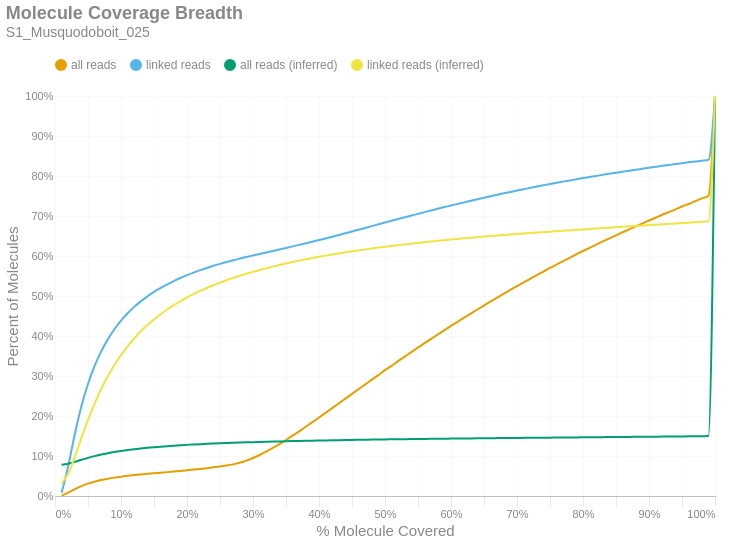

Notebook code for this chart:
### Markdown cell above
### Molecule Read Coverage
This chart shows molecule coverage breadth as computed by the number of bases aligned to that molecule. In other words, "*how much of each unique long molecule is actually sequenced/aligned?*" Keep in mind there is a distinction between sequences and alignments, since some sequences belonging to a particular molecule may not align well and wouldn't appear in the alignment data. This chart also shows molecule coverage breadth as computed by the *inferred fragment* from which the aligned sequences originate. Unlike read coverage, this calculation takes into account the total insert size, including unsequenced gaps between the forward and reverse reads. Like the previous figures, these are cumulative percents.

### Code cell
if SKIPLR:
    print_html(f"Skipped")
else:
    binned_df = consolidated_hist(valids['coverage_bp'], mask, 0.01, True)
    binned_df_inf = consolidated_hist(valids['coverage_inserts'], mask, 0.01, True)
    binned_df = binned_df.with_columns(pl.lit(binned_df_inf['all reads (cumsum)']).alias('all reads (inferred)'))
    binned_df = binned_df.with_columns(pl.lit(binned_df_inf['linked reads (cumsum)']).alias('linked reads (inferred)'))
    binned_df = binned_df.with_columns(
        (pl.col('bin').cast(pl.Float64) + 0.01).alias('right_edge')
    )

    with SafeRender(binned_df):
        (
            density_plot(binned_df, 'Molecule Coverage Breadth', samplename, 'molcov', ['all reads (inferred)','linked reads (inferred)'])
            .encode(
                #x=alt.X('bin:Q', title="% Molecule Covered").axis(format = '%').scale(padding=0),
                x=alt.X('right_edge:Q', title="% Molecule Covered").axis(format='%').scale(padding=0),
                y=alt.Y('value:Q', title='Percent of Molecules')
                    .axis(format='%')
                    .stack(False)
                    .scale(domainMin=0, padding=0),
                color=alt.Color("key:N").scale(domain = ["all reads", "linked reads", "all reads (inferred)", "linked reads (inferred)"]),
                tooltip = [
                    alt.Tooltip("key:N", title = "Data Type"),
                    alt.Tooltip("range_label:N", title="% Molecule Covered"),
                    alt.Tooltip("value:Q", format = ".2%", title="% Molecules")
                ]
            )
        ).display()

### Figure 1 — Vega-Lite specification as saved in the notebook (floating-point values rounded to 4 significant figures)
{"width": "container", "height": 400, "config": {"title": {"anchor": "start", "dy": -15, "fontSize": 18, "color": "#888888", "subtitleColor": "#888888", "subtitleFontSize": 14}, "arc": {"fill": "#0072B2"}, "axis": {"domainColor": "#888888", "domainWidth": 0.5, "gridWidth": 0.2, "grid": false, "titleFontWeight": 400, "titleFontSize": 15, "labelFontSize": 11, "labelColor": "#888888", "tickColor": "#888888", "tickWidth": 0.2, "titleColor": "#888888"}, "axisBand": {"grid": false}, "axisX": {"grid": true, "tickSize": 10, "domainCap": "round"}, "axisY": {"domain": false, "grid": true, "tickSize": 0, "domainCap": "round"}, "background": "transparent", "header": {"labelFontSize": 15, "labelColor": "#888888", "titleFontSize": 15, "titleFontWeight": 600, "titleColor": "#888888"}, "legend": {"labelFont": "sans-serif", "labelFontSize": 12, "labelColor": "#888888", "symbolSize": 100, "symbolType": "circle", "titleFontSize": 12, "titlePadding": 10, "titleColor": "#888888", "title": null, "orient": "top"}, "range": {"category": ["#E69F00", "#56B4E9", "#009E73", "#F0E442", "#0072B2", "#D55E00", "#CC79A7", "#000000"], "diverging": ["#cfe8f3", "#a2d4ec", "#73bfe2", "#46abdb", "#1696d2", "#12719e"]}, "area": {"fill": "#0072B2", "fillOpacity": 0.7, "line": true, "strokeOpacity": 0.7}, "line": {"color": "#0072B2", "stroke": "#0072B2", "strokeWidth": 2}, "trail": {"color": "#0072B2", "stroke": "#0072B2", "strokeWidth": 0, "size": 1}, "point": {"filled": true, "fillOpacity": 1.0, "size": 95}, "text": {"color": "#888888", "fontSize": 11, "align": "right", "fontWeight": 400, "size": 11}, "bar": {"fill": "#0072B2", "stroke": null}, "view": {"stroke": null, "continuousWidth": 660, "continuousHeight": 400}}, "data": {"name": "data-5d710da123340a489d248dc3226d8580"}, "mark": {"type": "line", "interpolate": "monotone", "point": {"opacity": 0, "size": 275}}, "encoding": {"color": {"field": "key", "scale": {"domain": ["all reads", "linked reads", "all reads (inferred)", "linked reads (inferred)"]}, "type": "nominal"}, "tooltip": [{"field": "key", "title": "Data Type", "type": "nominal"}, {"field": "range_label", "title": "% Molecule Covered", "type": "nominal"}, {"field": "value", "format": ".2%", "title": "% Molecules", "type": "quantitative"}], "x": {"axis": {"format": "%"}, "field": "right_edge", "scale": {"padding": 0}, "title": "% Molecule Covered", "type": "quantitative"}, "y": {"axis": {"format": "%"}, "field": "value", "scale": {"domainMin": 0, "padding": 0}, "stack": false, "title": "Percent of Molecules", "type": "quantitative"}}, "params": [{"name": "param_c36ac31b6afebe62", "select": {"type": "point", "fields": ["key"]}, "bind": "legend"}], "title": {"text": "Molecule Coverage Breadth", "subtitle": "S1_Musquodoboit_025"}, "transform": [{"fold": ["all reads (cumsum)", "linked reads (cumsum)", "all reads (inferred)", "linked reads (inferred)"]}, {"calculate": "replace(datum.key, ' (cumsum)', '')", "as": "key"}, {"filter": {"param": "param_c36ac31b6afebe62"}}], "usermeta": {"embedOptions": {"downloadFileName": "S1_Musquodoboit_025.molcov"}}, "$schema": "https://vega.github.io/schema/vega-lite/v6.1.0.json", "datasets": {"data-5d710da123340a489d248dc3226d8580": [{"bin": "0.0", "interval": "0.0-0.01", "all reads": 0.001052, "linked reads": 0.007871, "all reads (cumsum)": 0.001052, "linked reads (cumsum)": 0.007871, "range_label": "0.0-0.01", "all reads (inferred)": 0.07795, "linked reads (inferred)": 0.03163, "right_edge": 0.01}, {"bin": "0.01", "interval": "0.01-0.02", "all reads": 0.007393, "linked reads": 0.06669, "all reads (cumsum)": 0.008445, "linked reads (cumsum)": 0.07456, "range_label": "0.01-0.02", "all reads (inferred)": 0.08072, "linked reads (inferred)": 0.05545, "right_edge": 0.02}, {"bin": "0.02", "interval": "0.02-0.03", "all reads": 0.008723, "linked reads": 0.07988, "all reads (cumsum)": 0.01717, "linked reads (cumsum)": 0.1544, "range_label": "0.02-0.03", "all reads (inferred)": 0.08539, "linked reads (inferred)": 0.09812, "right_edge": 0.03}, {"bin": "0.03", "interval": "0.03-0.04", "all reads": 0.007635, "linked reads": 0.06982, "all reads (cumsum)": 0.0248, "linked reads (cumsum)": 0.2243, "range_label": "0.03-0.04", "all reads (inferred)": 0.09043, "linked reads (inferred)": 0.145, "right_edge": 0.04}, {"bin": "0.04", "interval": "0.04-0.05", "all reads": 0.006071, "linked reads": 0.05574, "all reads (cumsum)": 0.03087, "linked reads (cumsum)": 0.28, "range_label": "0.04-0.05", "all reads (inferred)": 0.09527, "linked reads (inferred)": 0.19, "right_edge": 0.05}, {"bin": "0.05", "interval": "0.05-0.06", "all reads": 0.004942, "linked reads": 0.04509, "all reads (cumsum)": 0.03582, "linked reads (cumsum)": 0.3251, "range_label": "0.05-0.06", "all reads (inferred)": 0.09965, "linked reads (inferred)": 0.231, "right_edge": 0.06}, {"bin": "0.06", "interval": "0.06-0.07", "all reads": 0.004005, "linked reads": 0.03655, "all reads (cumsum)": 0.03982, "linked reads (cumsum)": 0.3616, "range_label": "0.06-0.07", "all reads (inferred)": 0.1035, "linked reads (inferred)": 0.2676, "right_edge": 0.07}, {"bin": "0.07", "interval": "0.07-0.08", "all reads": 0.003286, "linked reads": 0.02996, "all reads (cumsum)": 0.04311, "linked reads (cumsum)": 0.3916, "range_label": "0.07-0.08", "all reads (inferred)": 0.1069, "linked reads (inferred)": 0.2994, "right_edge": 0.08}, {"bin": "0.08", "interval": "0.08-0.09", "all reads": 0.002803, "linked reads": 0.02531, "all reads (cumsum)": 0.04591, "linked reads (cumsum)": 0.4169, "range_label": "0.08-0.09", "all reads (inferred)": 0.1099, "linked reads (inferred)": 0.3275, "right_edge": 0.09}, {"bin": "0.09", "interval": "0.09-0.1", "all reads": 0.002427, "linked reads": 0.02151, "all reads (cumsum)": 0.04834, "linked reads (cumsum)": 0.4384, "range_label": "0.09-0.1", "all reads (inferred)": 0.1125, "linked reads (inferred)": 0.352, "right_edge": 0.1}, {"bin": "0.1", "interval": "0.1-0.11", "all reads": 0.002096, "linked reads": 0.01834, "all reads (cumsum)": 0.05043, "linked reads (cumsum)": 0.4567, "range_label": "0.1-0.11", "all reads (inferred)": 0.1148, "linked reads (inferred)": 0.374, "right_edge": 0.11}, {"bin": "0.11", "interval": "0.11-0.12", "all reads": 0.001872, "linked reads": 0.01609, "all reads (cumsum)": 0.0523, "linked reads (cumsum)": 0.4728, "range_label": "0.11-0.12", "all reads (inferred)": 0.1169, "linked reads (inferred)": 0.3937, "right_edge": 0.12}, {"bin": "0.12", "interval": "0.12-0.13", "all reads": 0.001632, "linked reads": 0.01377, "all reads (cumsum)": 0.05394, "linked reads (cumsum)": 0.4866, "range_label": "0.12-0.13", "all reads (inferred)": 0.1188, "linked reads (inferred)": 0.4114, "right_edge": 0.13}, {"bin": "0.13", "interval": "0.13-0.14", "all reads": 0.001538, "linked reads": 0.0126, "all reads (cumsum)": 0.05547, "linked reads (cumsum)": 0.4992, "range_label": "0.13-0.14", "all reads (inferred)": 0.1205, "linked reads (inferred)": 0.4272, "right_edge": 0.14}, {"bin": "0.14", "interval": "0.14-0.15", "all reads": 0.001422, "linked reads": 0.01108, "all reads (cumsum)": 0.0569, "linked reads (cumsum)": 0.5103, "range_label": "0.14-0.15", "all reads (inferred)": 0.122, "linked reads (inferred)": 0.4413, "right_edge": 0.15}, {"bin": "0.15", "interval": "0.15-0.16", "all reads": 0.001367, "linked reads": 0.009783, "all reads (cumsum)": 0.05826, "linked reads (cumsum)": 0.5201, "range_label": "0.15-0.16", "all reads (inferred)": 0.1234, "linked reads (inferred)": 0.4543, "right_edge": 0.16}, {"bin": "0.16", "interval": "0.16-0.17", "all reads": 0.001425, "linked reads": 0.009069, "all reads (cumsum)": 0.05969, "linked reads (cumsum)": 0.5291, "range_label": "0.16-0.17", "all reads (inferred)": 0.1246, "linked reads (inferred)": 0.4663, "right_edge": 0.17}, {"bin": "0.17", "interval": "0.17-0.18", "all reads": 0.001465, "linked reads": 0.008292, "all reads (cumsum)": 0.06115, "linked reads (cumsum)": 0.5374, "range_label": "0.17-0.18", "all reads (inferred)": 0.1258, "linked reads (inferred)": 0.477, "right_edge": 0.18}, {"bin": "0.18", "interval": "0.18-0.19", "all reads": 0.001533, "linked reads": 0.007602, "all reads (cumsum)": 0.06269, "linked reads (cumsum)": 0.545, "range_label": "0.18-0.19", "all reads (inferred)": 0.1268, "linked reads (inferred)": 0.4868, "right_edge": 0.19}, {"bin": "0.19", "interval": "0.19-0.2", "all reads": 0.001647, "linked reads": 0.007106, "all reads (cumsum)": 0.06433, "linked reads (cumsum)": 0.5521, "range_label": "0.19-0.2", "all reads (inferred)": 0.1278, "linked reads (inferred)": 0.4962, "right_edge": 0.2}, {"bin": "0.2", "interval": "0.2-0.21", "all reads": 0.001672, "linked reads": 0.006448, "all reads (cumsum)": 0.066, "linked reads (cumsum)": 0.5586, "range_label": "0.2-0.21", "all reads (inferred)": 0.1287, "linked reads (inferred)": 0.5046, "right_edge": 0.21}, {"bin": "0.21", "interval": "0.21-0.22", "all reads": 0.001778, "linked reads": 0.005983, "all reads (cumsum)": 0.06778, "linked reads (cumsum)": 0.5646, "range_label": "0.21-0.22", "all reads (inferred)": 0.1296, "linked reads (inferred)": 0.5127, "right_edge": 0.22}, {"bin": "0.22", "interval": "0.22-0.23", "all reads": 0.001876, "linked reads": 0.005582, "all reads (cumsum)": 0.06966, "linked reads (cumsum)": 0.5702, "range_label": "0.22-0.23", "all reads (inferred)": 0.1303, "linked reads (inferred)": 0.5201, "right_edge": 0.23}, {"bin": "0.23", "interval": "0.23-0.24", "all reads": 0.002017, "linked reads": 0.005276, "all reads (cumsum)": 0.07168, "linked reads (cumsum)": 0.5754, "range_label": "0.23-0.24", "all reads (inferred)": 0.1311, "linked reads (inferred)": 0.527, "right_edge": 0.24}, {"bin": "0.24", "interval": "0.24-0.25", "all reads": 0.002167, "linked reads": 0.004854, "all reads (cumsum)": 0.07384, "linked reads (cumsum)": 0.5803, "range_label": "0.24-0.25", "all reads (inferred)": 0.1318, "linked reads (inferred)": 0.5334, "right_edge": 0.25}, {"bin": "0.25", "interval": "0.25-0.26", "all reads": 0.002334, "linked reads": 0.004558, "all reads (cumsum)": 0.07618, "linked reads (cumsum)": 0.5848, "range_label": "0.25-0.26", "all reads (inferred)": 0.1324, "linked reads (inferred)": 0.5395, "right_edge": 0.26}, {"bin": "0.26", "interval": "0.26-0.27", "all reads": 0.002933, "linked reads": 0.004515, "all reads (cumsum)": 0.07911, "linked reads (cumsum)": 0.5894, "range_label": "0.26-0.27", "all reads (inferred)": 0.133, "linked reads (inferred)": 0.5452, "right_edge": 0.27}, {"bin": "0.27", "interval": "0.27-0.28", "all reads": 0.003976, "linked reads": 0.004171, "all reads (cumsum)": 0.08309, "linked reads (cumsum)": 0.5935, "range_label": "0.27-0.28", "all reads (inferred)": 0.1336, "linked reads (inferred)": 0.5506, "right_edge": 0.28}, {"bin": "0.28", "interval": "0.28-0.29", "all reads": 0.005285, "linked reads": 0.004007, "all reads (cumsum)": 0.08837, "linked reads (cumsum)": 0.5975, "range_label": "0.28-0.29", "all reads (inferred)": 0.1341, "linked reads (inferred)": 0.5557, "right_edge": 0.29}, {"bin": "0.29", "interval": "0.29-0.3", "all reads": 0.006573, "linked reads": 0.003878, "all reads (cumsum)": 0.09494, "linked reads (cumsum)": 0.6014, "range_label": "0.29-0.3", "all reads (inferred)": 0.1346, "linked reads (inferred)": 0.5605, "right_edge": 0.3}, {"bin": "0.3", "interval": "0.3-0.31", "all reads": 0.007525, "linked reads": 0.003828, "all reads (cumsum)": 0.1025, "linked reads (cumsum)": 0.6052, "range_label": "0.3-0.31", "all reads (inferred)": 0.1351, "linked reads (inferred)": 0.5649, "right_edge": 0.31}, {"bin": "0.31", "interval": "0.31-0.32", "all reads": 0.008476, "linked reads": 0.00375, "all reads (cumsum)": 0.1109, "linked reads (cumsum)": 0.609, "range_label": "0.31-0.32", "all reads (inferred)": 0.1356, "linked reads (inferred)": 0.5693, "right_edge": 0.32}, {"bin": "0.32", "interval": "0.32-0.33", "all reads": 0.009179, "linked reads": 0.003674, "all reads (cumsum)": 0.1201, "linked reads (cumsum)": 0.6127, "range_label": "0.32-0.33", "all reads (inferred)": 0.136, "linked reads (inferred)": 0.5735, "right_edge": 0.33}, {"bin": "0.33", "interval": "0.33-0.34", "all reads": 0.009717, "linked reads": 0.003739, "all reads (cumsum)": 0.1298, "linked reads (cumsum)": 0.6164, "range_label": "0.33-0.34", "all reads (inferred)": 0.1365, "linked reads (inferred)": 0.5774, "right_edge": 0.34}, {"bin": "0.34", "interval": "0.34-0.35", "all reads": 0.0102, "linked reads": 0.003801, "all reads (cumsum)": 0.14, "linked reads (cumsum)": 0.6202, "range_label": "0.34-0.35", "all reads (inferred)": 0.1369, "linked reads (inferred)": 0.5813, "right_edge": 0.35}, {"bin": "0.35", "interval": "0.35-0.36", "all reads": 0.0107, "linked reads": 0.003819, "all reads (cumsum)": 0.1507, "linked reads (cumsum)": 0.624, "range_label": "0.35-0.36", "all reads (inferred)": 0.1373, "linked reads (inferred)": 0.585, "right_edge": 0.36}, {"bin": "0.36", "interval": "0.36-0.37", "all reads": 0.01101, "linked reads": 0.003853, "all reads (cumsum)": 0.1618, "linked reads (cumsum)": 0.6279, "range_label": "0.36-0.37", "all reads (inferred)": 0.1377, "linked reads (inferred)": 0.5885, "right_edge": 0.37}, {"bin": "0.37", "interval": "0.37-0.38", "all reads": 0.0113, "linked reads": 0.003819, "all reads (cumsum)": 0.1731, "linked reads (cumsum)": 0.6317, "range_label": "0.37-0.38", "all reads (inferred)": 0.138, "linked reads (inferred)": 0.5918, "right_edge": 0.38}, {"bin": "0.38", "interval": "0.38-0.39", "all reads": 0.01149, "linked reads": 0.00389, "all reads (cumsum)": 0.1845, "linked reads (cumsum)": 0.6356, "range_label": "0.38-0.39", "all reads (inferred)": 0.1384, "linked reads (inferred)": 0.5949, "right_edge": 0.39}, {"bin": "0.39", "interval": "0.39-0.4", "all reads": 0.01179, "linked reads": 0.004302, "all reads (cumsum)": 0.1963, "linked reads (cumsum)": 0.6399, "range_label": "0.39-0.4", "all reads (inferred)": 0.1387, "linked reads (inferred)": 0.598, "right_edge": 0.4}, {"bin": "0.4", "interval": "0.4-0.41", "all reads": 0.01156, "linked reads": 0.004046, "all reads (cumsum)": 0.2079, "linked reads (cumsum)": 0.6439, "range_label": "0.4-0.41", "all reads (inferred)": 0.139, "linked reads (inferred)": 0.6009, "right_edge": 0.41}, {"bin": "0.41", "interval": "0.41-0.42", "all reads": 0.01178, "linked reads": 0.004196, "all reads (cumsum)": 0.2197, "linked reads (cumsum)": 0.6481, "range_label": "0.41-0.42", "all reads (inferred)": 0.1393, "linked reads (inferred)": 0.6037, "right_edge": 0.42}, {"bin": "0.42", "interval": "0.42-0.43", "all reads": 0.01196, "linked reads": 0.004324, "all reads (cumsum)": 0.2316, "linked reads (cumsum)": 0.6525, "range_label": "0.42-0.43", "all reads (inferred)": 0.1396, "linked reads (inferred)": 0.6065, "right_edge": 0.43}, {"bin": "0.43", "interval": "0.43-0.44", "all reads": 0.01179, "linked reads": 0.004411, "all reads (cumsum)": 0.2434, "linked reads (cumsum)": 0.6569, "range_label": "0.43-0.44", "all reads (inferred)": 0.1399, "linked reads (inferred)": 0.6091, "right_edge": 0.44}, {"bin": "0.44", "interval": "0.44-0.45", "all reads": 0.0119, "linked reads": 0.004454, "all reads (cumsum)": 0.2553, "linked reads (cumsum)": 0.6613, "range_label": "0.44-0.45", "all reads (inferred)": 0.1402, "linked reads (inferred)": 0.6116, "right_edge": 0.45}, {"bin": "0.45", "interval": "0.45-0.46", "all reads": 0.01191, "linked reads": 0.004364, "all reads (cumsum)": 0.2672, "linked reads (cumsum)": 0.6657, "range_label": "0.45-0.46", "all reads (inferred)": 0.1405, "linked reads (inferred)": 0.614, "right_edge": 0.46}, {"bin": "0.46", "interval": "0.46-0.47", "all reads": 0.01171, "linked reads": 0.004418, "all reads (cumsum)": 0.2789, "linked reads (cumsum)": 0.6701, "range_label": "0.46-0.47", "all reads (inferred)": 0.1407, "linked reads (inferred)": 0.6164, "right_edge": 0.47}, {"bin": "0.47", "interval": "0.47-0.48", "all reads": 0.01188, "linked reads": 0.004502, "all reads (cumsum)": 0.2908, "linked reads (cumsum)": 0.6746, "range_label": "0.47-0.48", "all reads (inferred)": 0.141, "linked reads (inferred)": 0.6187, "right_edge": 0.48}, {"bin": "0.48", "interval": "0.48-0.49", "all reads": 0.01127, "linked reads": 0.004557, "all reads (cumsum)": 0.3021, "linked reads (cumsum)": 0.6792, "range_label": "0.48-0.49", "all reads (inferred)": 0.1412, "linked reads (inferred)": 0.621, "right_edge": 0.49}, {"bin": "0.49", "interval": "0.49-0.5", "all reads": 0.01254, "linked reads": 0.004534, "all reads (cumsum)": 0.3146, "linked reads (cumsum)": 0.6837, "range_label": "0.49-0.5", "all reads (inferred)": 0.1415, "linked reads (inferred)": 0.6231, "right_edge": 0.5}, {"bin": "0.5", "interval": "0.5-0.51", "all reads": 0.01061, "linked reads": 0.004283, "all reads (cumsum)": 0.3252, "linked reads (cumsum)": 0.688, "range_label": "0.5-0.51", "all reads (inferred)": 0.1417, "linked reads (inferred)": 0.6251, "right_edge": 0.51}, {"bin": "0.51", "interval": "0.51-0.52", "all reads": 0.01183, "linked reads": 0.004469, "all reads (cumsum)": 0.3371, "linked reads (cumsum)": 0.6924, "range_label": "0.51-0.52", "all reads (inferred)": 0.1419, "linked reads (inferred)": 0.6271, "right_edge": 0.52}, {"bin": "0.52", "interval": "0.52-0.53", "all reads": 0.01129, "linked reads": 0.004388, "all reads (cumsum)": 0.3484, "linked reads (cumsum)": 0.6968, "range_label": "0.52-0.53", "all reads (inferred)": 0.1421, "linked reads (inferred)": 0.6291, "right_edge": 0.53}, {"bin": "0.53", "interval": "0.53-0.54", "all reads": 0.01142, "linked reads": 0.004249, "all reads (cumsum)": 0.3598, "linked reads (cumsum)": 0.7011, "range_label": "0.53-0.54", "all reads (inferred)": 0.1423, "linked reads (inferred)": 0.6309, "right_edge": 0.54}, {"bin": "0.54", "interval": "0.54-0.55", "all reads": 0.01098, "linked reads": 0.004212, "all reads (cumsum)": 0.3708, "linked reads (cumsum)": 0.7053, "range_label": "0.54-0.55", "all reads (inferred)": 0.1426, "linked reads (inferred)": 0.6328, "right_edge": 0.55}, {"bin": "0.55", "interval": "0.55-0.56", "all reads": 0.01124, "linked reads": 0.00433, "all reads (cumsum)": 0.382, "linked reads (cumsum)": 0.7096, "range_label": "0.55-0.56", "all reads (inferred)": 0.1428, "linked reads (inferred)": 0.6345, "right_edge": 0.56}, {"bin": "0.56", "interval": "0.56-0.57", "all reads": 0.011, "linked reads": 0.004253, "all reads (cumsum)": 0.393, "linked reads (cumsum)": 0.7139, "range_label": "0.56-0.57", "all reads (inferred)": 0.1429, "linked reads (inferred)": 0.6362, "right_edge": 0.57}, {"bin": "0.57", "interval": "0.57-0.58", "all reads": 0.01072, "linked reads": 0.004241, "all reads (cumsum)": 0.4037, "linked reads (cumsum)": 0.7181, "range_label": "0.57-0.58", "all reads (inferred)": 0.1431, "linked reads (inferred)": 0.6379, "right_edge": 0.58}, {"bin": "0.58", "interval": "0.58-0.59", "all reads": 0.0108, "linked reads": 0.004147, "all reads (cumsum)": 0.4145, "linked reads (cumsum)": 0.7223, "range_label": "0.58-0.59", "all reads (inferred)": 0.1433, "linked reads (inferred)": 0.6395, "right_edge": 0.59}, {"bin": "0.59", "interval": "0.59-0.6", "all reads": 0.01077, "linked reads": 0.004081, "all reads (cumsum)": 0.4253, "linked reads (cumsum)": 0.7263, "range_label": "0.59-0.6", "all reads (inferred)": 0.1435, "linked reads (inferred)": 0.6411, "right_edge": 0.6}, {"bin": "0.6", "interval": "0.6-0.61", "all reads": 0.01018, "linked reads": 0.003896, "all reads (cumsum)": 0.4355, "linked reads (cumsum)": 0.7302, "range_label": "0.6-0.61", "all reads (inferred)": 0.1437, "linked reads (inferred)": 0.6427, "right_edge": 0.61}, {"bin": "0.61", "interval": "0.61-0.62", "all reads": 0.0105, "linked reads": 0.00388, "all reads (cumsum)": 0.446, "linked reads (cumsum)": 0.7341, "range_label": "0.61-0.62", "all reads (inferred)": 0.1439, "linked reads (inferred)": 0.6441, "right_edge": 0.62}, {"bin": "0.62", "interval": "0.62-0.63", "all reads": 0.01018, "linked reads": 0.003926, "all reads (cumsum)": 0.4562, "linked reads (cumsum)": 0.738, "range_label": "0.62-0.63", "all reads (inferred)": 0.1441, "linked reads (inferred)": 0.6457, "right_edge": 0.63}, {"bin": "0.63", "interval": "0.63-0.64", "all reads": 0.01012, "linked reads": 0.003758, "all reads (cumsum)": 0.4663, "linked reads (cumsum)": 0.7418, "range_label": "0.63-0.64", "all reads (inferred)": 0.1442, "linked reads (inferred)": 0.6471, "right_edge": 0.64}, {"bin": "0.64", "interval": "0.64-0.65", "all reads": 0.009896, "linked reads": 0.003853, "all reads (cumsum)": 0.4762, "linked reads (cumsum)": 0.7457, "range_label": "0.64-0.65", "all reads (inferred)": 0.1444, "linked reads (inferred)": 0.6485, "right_edge": 0.65}, {"bin": "0.65", "interval": "0.65-0.66", "all reads": 0.01022, "linked reads": 0.003756, "all reads (cumsum)": 0.4864, "linked reads (cumsum)": 0.7494, "range_label": "0.65-0.66", "all reads (inferred)": 0.1446, "linked reads (inferred)": 0.6498, "right_edge": 0.66}, {"bin": "0.66", "interval": "0.66-0.67", "all reads": 0.009665, "linked reads": 0.003625, "all reads (cumsum)": 0.4961, "linked reads (cumsum)": 0.753, "range_label": "0.66-0.67", "all reads (inferred)": 0.1447, "linked reads (inferred)": 0.6512, "right_edge": 0.67}, {"bin": "0.67", "interval": "0.67-0.68", "all reads": 0.009659, "linked reads": 0.003589, "all reads (cumsum)": 0.5057, "linked reads (cumsum)": 0.7566, "range_label": "0.67-0.68", "all reads (inferred)": 0.1449, "linked reads (inferred)": 0.6525, "right_edge": 0.68}, {"bin": "0.68", "interval": "0.68-0.69", "all reads": 0.009344, "linked reads": 0.00348, "all reads (cumsum)": 0.5151, "linked reads (cumsum)": 0.7601, "range_label": "0.68-0.69", "all reads (inferred)": 0.145, "linked reads (inferred)": 0.6537, "right_edge": 0.69}, {"bin": "0.69", "interval": "0.69-0.7", "all reads": 0.009662, "linked reads": 0.003501, "all reads (cumsum)": 0.5247, "linked reads (cumsum)": 0.7636, "range_label": "0.69-0.7", "all reads (inferred)": 0.1452, "linked reads (inferred)": 0.6549, "right_edge": 0.7}, {"bin": "0.7", "interval": "0.7-0.71", "all reads": 0.009154, "linked reads": 0.003299, "all reads (cumsum)": 0.5339, "linked reads (cumsum)": 0.7669, "range_label": "0.7-0.71", "all reads (inferred)": 0.1453, "linked reads (inferred)": 0.6561, "right_edge": 0.71}, {"bin": "0.71", "interval": "0.71-0.72", "all reads": 0.009139, "linked reads": 0.003375, "all reads (cumsum)": 0.543, "linked reads (cumsum)": 0.7703, "range_label": "0.71-0.72", "all reads (inferred)": 0.1455, "linked reads (inferred)": 0.6573, "right_edge": 0.72}, {"bin": "0.72", "interval": "0.72-0.73", "all reads": 0.009166, "linked reads": 0.003208, "all reads (cumsum)": 0.5522, "linked reads (cumsum)": 0.7735, "range_label": "0.72-0.73", "all reads (inferred)": 0.1456, "linked reads (inferred)": 0.6586, "right_edge": 0.73}, {"bin": "0.73", "interval": "0.73-0.74", "all reads": 0.008796, "linked reads": 0.003202, "all reads (cumsum)": 0.561, "linked reads (cumsum)": 0.7767, "range_label": "0.73-0.74", "all reads (inferred)": 0.1458, "linked reads (inferred)": 0.6597, "right_edge": 0.74}, {"bin": "0.74", "interval": "0.74-0.75", "all reads": 0.009207, "linked reads": 0.003206, "all reads (cumsum)": 0.5702, "linked reads (cumsum)": 0.7799, "range_label": "0.74-0.75", "all reads (inferred)": 0.1459, "linked reads (inferred)": 0.6609, "right_edge": 0.75}, {"bin": "0.75", "interval": "0.75-0.76", "all reads": 0.008445, "linked reads": 0.002983, "all reads (cumsum)": 0.5786, "linked reads (cumsum)": 0.7829, "range_label": "0.75-0.76", "all reads (inferred)": 0.1461, "linked reads (inferred)": 0.662, "right_edge": 0.76}, {"bin": "0.76", "interval": "0.76-0.77", "all reads": 0.008533, "linked reads": 0.003016, "all reads (cumsum)": 0.5872, "linked reads (cumsum)": 0.7859, "range_label": "0.76-0.77", "all reads (inferred)": 0.1462, "linked reads (inferred)": 0.6631, "right_edge": 0.77}, {"bin": "0.77", "interval": "0.77-0.78", "all reads": 0.008406, "linked reads": 0.002968, "all reads (cumsum)": 0.5956, "linked reads (cumsum)": 0.7889, "range_label": "0.77-0.78", "all reads (inferred)": 0.1464, "linked reads (inferred)": 0.6642, "right_edge": 0.78}, {"bin": "0.78", "interval": "0.78-0.79", "all reads": 0.008345, "linked reads": 0.002934, "all reads (cumsum)": 0.6039, "linked reads (cumsum)": 0.7918, "range_label": "0.78-0.79", "all reads (inferred)": 0.1465, "linked reads (inferred)": 0.6653, "right_edge": 0.79}, {"bin": "0.79", "interval": "0.79-0.8", "all reads": 0.008613, "linked reads": 0.002972, "all reads (cumsum)": 0.6125, "linked reads (cumsum)": 0.7948, "range_label": "0.79-0.8", "all reads (inferred)": 0.1467, "linked reads (inferred)": 0.6665, "right_edge": 0.8}, {"bin": "0.8", "interval": "0.8-0.81", "all reads": 0.00782, "linked reads": 0.002734, "all reads (cumsum)": 0.6204, "linked reads (cumsum)": 0.7975, "range_label": "0.8-0.81", "all reads (inferred)": 0.1468, "linked reads (inferred)": 0.6676, "right_edge": 0.81}, {"bin": "0.81", "interval": "0.81-0.82", "all reads": 0.007903, "linked reads": 0.002651, "all reads (cumsum)": 0.6283, "linked reads (cumsum)": 0.8002, "range_label": "0.81-0.82", "all reads (inferred)": 0.147, "linked reads (inferred)": 0.6687, "right_edge": 0.82}, {"bin": "0.82", "interval": "0.82-0.83", "all reads": 0.00806, "linked reads": 0.00284, "all reads (cumsum)": 0.6363, "linked reads (cumsum)": 0.803, "range_label": "0.82-0.83", "all reads (inferred)": 0.1471, "linked reads (inferred)": 0.6698, "right_edge": 0.83}, {"bin": "0.83", "interval": "0.83-0.84", "all reads": 0.007821, "linked reads": 0.002618, "all reads (cumsum)": 0.6441, "linked reads (cumsum)": 0.8056, "range_label": "0.83-0.84", "all reads (inferred)": 0.1473, "linked reads (inferred)": 0.6709, "right_edge": 0.84}, {"bin": "0.84", "interval": "0.84-0.85", "all reads": 0.007558, "linked reads": 0.002576, "all reads (cumsum)": 0.6517, "linked reads (cumsum)": 0.8082, "range_label": "0.84-0.85", "all reads (inferred)": 0.1474, "linked reads (inferred)": 0.672, "right_edge": 0.85}, {"bin": "0.85", "interval": "0.85-0.86", "all reads": 0.00765, "linked reads": 0.002575, "all reads (cumsum)": 0.6593, "linked reads (cumsum)": 0.8108, "range_label": "0.85-0.86", "all reads (inferred)": 0.1476, "linked reads (inferred)": 0.6731, "right_edge": 0.86}, {"bin": "0.86", "interval": "0.86-0.87", "all reads": 0.007379, "linked reads": 0.002495, "all reads (cumsum)": 0.6667, "linked reads (cumsum)": 0.8133, "range_label": "0.86-0.87", "all reads (inferred)": 0.1477, "linked reads (inferred)": 0.6742, "right_edge": 0.87}, {"bin": "0.87", "interval": "0.87-0.88", "all reads": 0.007439, "linked reads": 0.00253, "all reads (cumsum)": 0.6742, "linked reads (cumsum)": 0.8158, "range_label": "0.87-0.88", "all reads (inferred)": 0.1479, "linked reads (inferred)": 0.6753, "right_edge": 0.88}, {"bin": "0.88", "interval": "0.88-0.89", "all reads": 0.007256, "linked reads": 0.002433, "all reads (cumsum)": 0.6814, "linked reads (cumsum)": 0.8182, "range_label": "0.88-0.89", "all reads (inferred)": 0.1481, "linked reads (inferred)": 0.6763, "right_edge": 0.89}, {"bin": "0.89", "interval": "0.89-0.9", "all reads": 0.00732, "linked reads": 0.00241, "all reads (cumsum)": 0.6887, "linked reads (cumsum)": 0.8206, "range_label": "0.89-0.9", "all reads (inferred)": 0.1482, "linked reads (inferred)": 0.6773, "right_edge": 0.9}, {"bin": "0.9", "interval": "0.9-0.91", "all reads": 0.006791, "linked reads": 0.00235, "all reads (cumsum)": 0.6955, "linked reads (cumsum)": 0.823, "range_label": "0.9-0.91", "all reads (inferred)": 0.1484, "linked reads (inferred)": 0.6783, "right_edge": 0.91}, {"bin": "0.91", "interval": "0.91-0.92", "all reads": 0.007655, "linked reads": 0.002422, "all reads (cumsum)": 0.7032, "linked reads (cumsum)": 0.8254, "range_label": "0.91-0.92", "all reads (inferred)": 0.1485, "linked reads (inferred)": 0.6794, "right_edge": 0.92}, {"bin": "0.92", "interval": "0.92-0.93", "all reads": 0.00643, "linked reads": 0.002184, "all reads (cumsum)": 0.7096, "linked reads (cumsum)": 0.8276, "range_label": "0.92-0.93", "all reads (inferred)": 0.1487, "linked reads (inferred)": 0.6803, "right_edge": 0.93}, {"bin": "0.93", "interval": "0.93-0.94", "all reads": 0.006888, "linked reads": 0.002199, "all reads (cumsum)": 0.7165, "linked reads (cumsum)": 0.8298, "range_label": "0.93-0.94", "all reads (inferred)": 0.1488, "linked reads (inferred)": 0.6812, "right_edge": 0.94}, {"bin": "0.94", "interval": "0.94-0.95", "all reads": 0.007371, "linked reads": 0.002122, "all reads (cumsum)": 0.7239, "linked reads (cumsum)": 0.8319, "range_label": "0.94-0.95", "all reads (inferred)": 0.149, "linked reads (inferred)": 0.6822, "right_edge": 0.95}, {"bin": "0.95", "interval": "0.95-0.96", "all reads": 0.00604, "linked reads": 0.002212, "all reads (cumsum)": 0.7299, "linked reads (cumsum)": 0.8341, "range_label": "0.95-0.96", "all reads (inferred)": 0.1491, "linked reads (inferred)": 0.6831, "right_edge": 0.96}, {"bin": "0.96", "interval": "0.96-0.97", "all reads": 0.007, "linked reads": 0.002086, "all reads (cumsum)": 0.7369, "linked reads (cumsum)": 0.8362, "range_label": "0.96-0.97", "all reads (inferred)": 0.1493, "linked reads (inferred)": 0.6842, "right_edge": 0.97}, {"bin": "0.97", "interval": "0.97-0.98", "all reads": 0.007082, "linked reads": 0.001958, "all reads (cumsum)": 0.744, "linked reads (cumsum)": 0.8382, "range_label": "0.97-0.98", "all reads (inferred)": 0.1495, "linked reads (inferred)": 0.6854, "right_edge": 0.98}, {"bin": "0.98", "interval": "0.98-0.99", "all reads": 0.006548, "linked reads": 0.002183, "all reads (cumsum)": 0.7505, "linked reads (cumsum)": 0.8404, "range_label": "0.98-0.99", "all reads (inferred)": 0.1498, "linked reads (inferred)": 0.6867, "right_edge": 0.99}, {"bin": "0.99", "interval": "0.99-1.0", "all reads": 0.2495, "linked reads": 0.1596, "all reads (cumsum)": 1.0, "linked reads (cumsum)": 1.0, "range_label": "0.99-1.0", "all reads (inferred)": 1.0, "linked reads (inferred)": 1.0, "right_edge": 1.0}]}}
